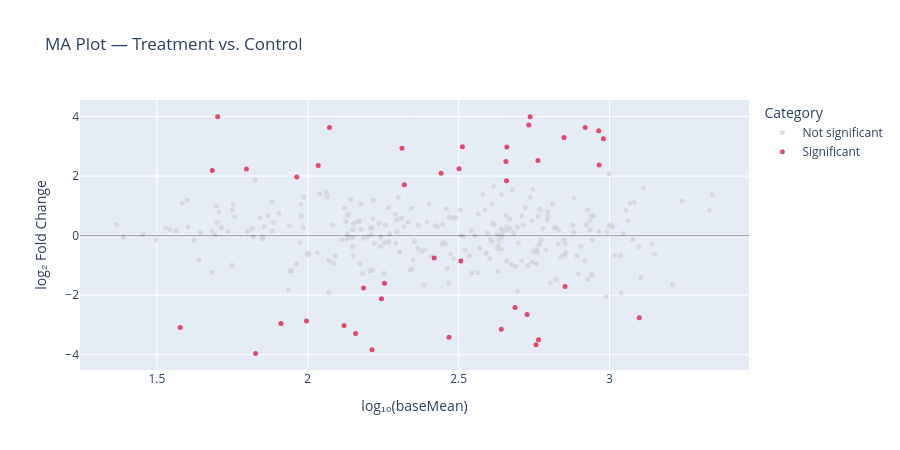

Notebook code for this chart:
### Code cell
# ── MA plot ───────────────────────────────────────────────────────────────────
from src.streamlit.components.ma_plot import make_ma_plot

fig_ma = make_ma_plot(de_df, padj_cutoff=0.05)
fig_ma.update_layout(
    title="MA Plot — Treatment vs. Control",
    height=450,
)
fig_ma.show()

### Figure 1 — Plotly figure (JSON) as saved in the notebook; plotly's stock layout.template omitted (floating-point values rounded to 4 significant figures; data arrays with more than 128 entries replaced by an {"elided": "..."} marker saying what was removed)
{"data": [{"hovertemplate": "%{text}<br>log10(mean)=%{x:.2f}<br>LFC=%{y:.3f}<extra></extra>", "marker": {"color": "lightgray", "opacity": 0.75, "size": 5}, "mode": "markers", "name": "Not significant", "text": {"elided": "258 str values"}, "type": "scatter", "x": {"elided": "258 float values"}, "y": {"elided": "258 float values"}}, {"hovertemplate": "%{text}<br>log10(mean)=%{x:.2f}<br>LFC=%{y:.3f}<extra></extra>", "marker": {"color": "crimson", "opacity": 0.75, "size": 5}, "mode": "markers", "name": "Significant", "text": ["BRCA1", "MYC", "CCND1", "BCL2", "CDKN2A", "CCNE1", "TS", "KRAS_69", "CDH1_81", "HIF1A_87", "MDM2_98", "AKT1_100", "MKI67_113", "MAP2K1_116", "CDK4_139", "CENPF_144", "NOTCH1_147", "CTNNB1_148", "PIK3CA_182", "ESR1_187", "CDKN1A_190", "BIRC5_202", "NOTCH1_207", "SKP2_213", "MYC_214", "RB1_215", "AKT1_216", "NF1_221", "MAP2K1_227", "TP53_231", "FOXM1_235", "MDM2_241", "MAD2L1_249", "TYMS_256", "TYMS_259", "AKT1_263", "MCM2_269", "RB1_275", "E2F1_283", "CKS1B_292", "PTEN_294", "MCM2_300"], "type": "scatter", "x": [2.98, 2.12, 2.659, 1.911, 2.244, 2.442, 2.657, 1.577, 2.737, 2.849, 1.702, 2.964, 2.159, 2.468, 2.763, 2.312, 2.507, 2.32, 2.66, 2.765, 2.641, 1.996, 1.797, 2.513, 2.852, 2.213, 2.185, 2.727, 2.733, 2.919, 2.254, 2.419, 2.756, 2.035, 1.684, 3.099, 1.827, 1.963, 2.502, 2.072, 2.966, 2.687], "y": [3.252, -3.019, 1.842, -2.949, -2.12, 2.094, 2.492, -3.087, 3.994, 3.294, 3.997, 3.519, -3.289, -3.412, 2.52, 2.937, -0.8558, 1.712, 2.976, -3.495, -3.142, -2.867, 2.241, 2.988, -1.712, -3.832, -1.758, -2.648, 3.716, 3.632, -1.602, -0.7529, -3.664, 2.355, 2.187, -2.758, -3.956, 1.969, 2.247, 3.633, 2.37, -2.414]}], "layout": {"height": 450, "legend": {"title": {"text": "Category"}}, "shapes": [{"line": {"color": "black", "dash": "solid", "width": 1}, "opacity": 0.4, "type": "line", "x0": 0, "x1": 1, "xref": "x domain", "y0": 0, "y1": 0, "yref": "y"}], "title": {"text": "MA Plot — Treatment vs. Control"}, "xaxis": {"title": {"text": "log₁₀(baseMean)"}}, "yaxis": {"title": {"text": "log₂ Fold Change"}}}}
